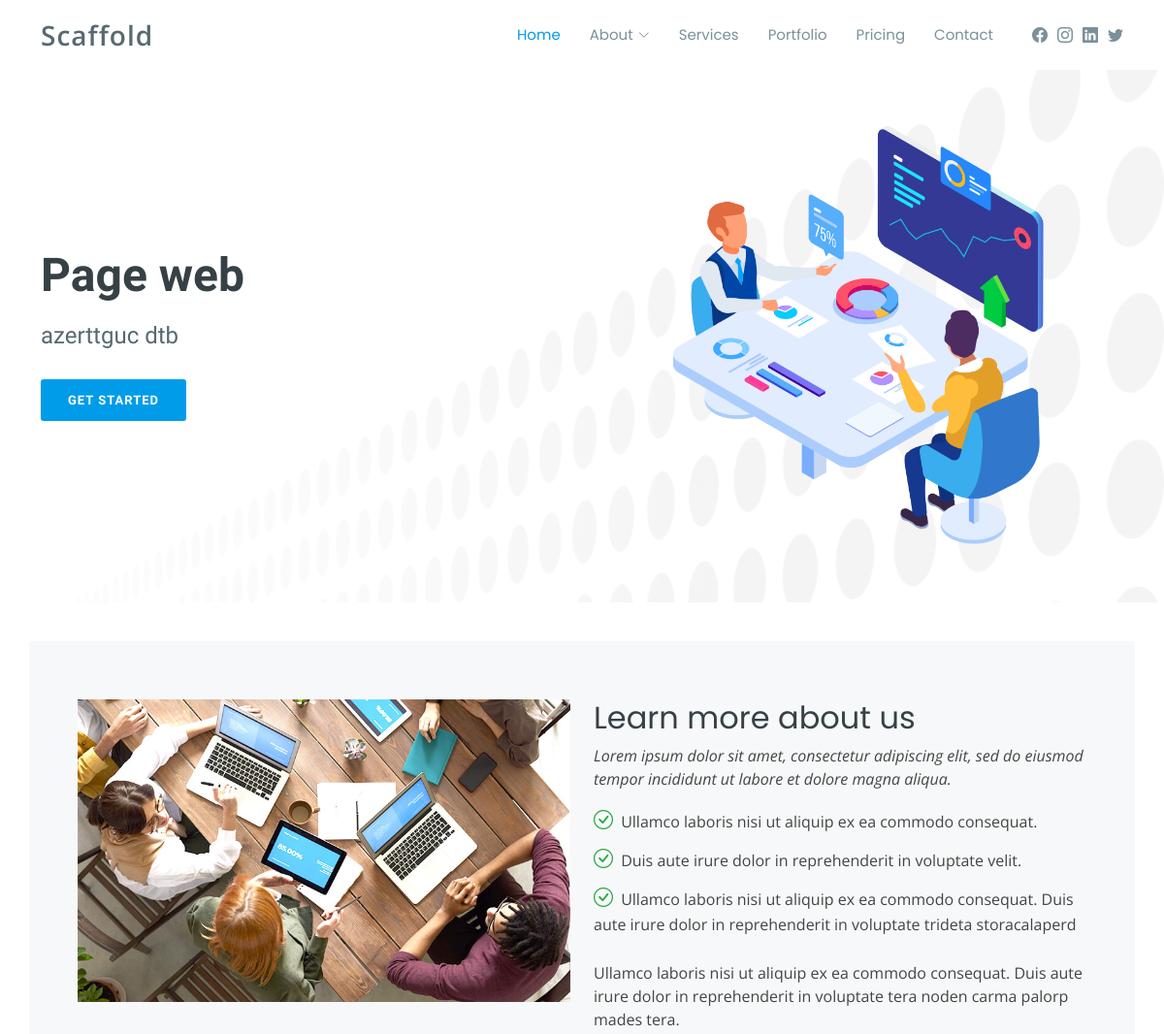
Before: / (upper part) with the older database file.
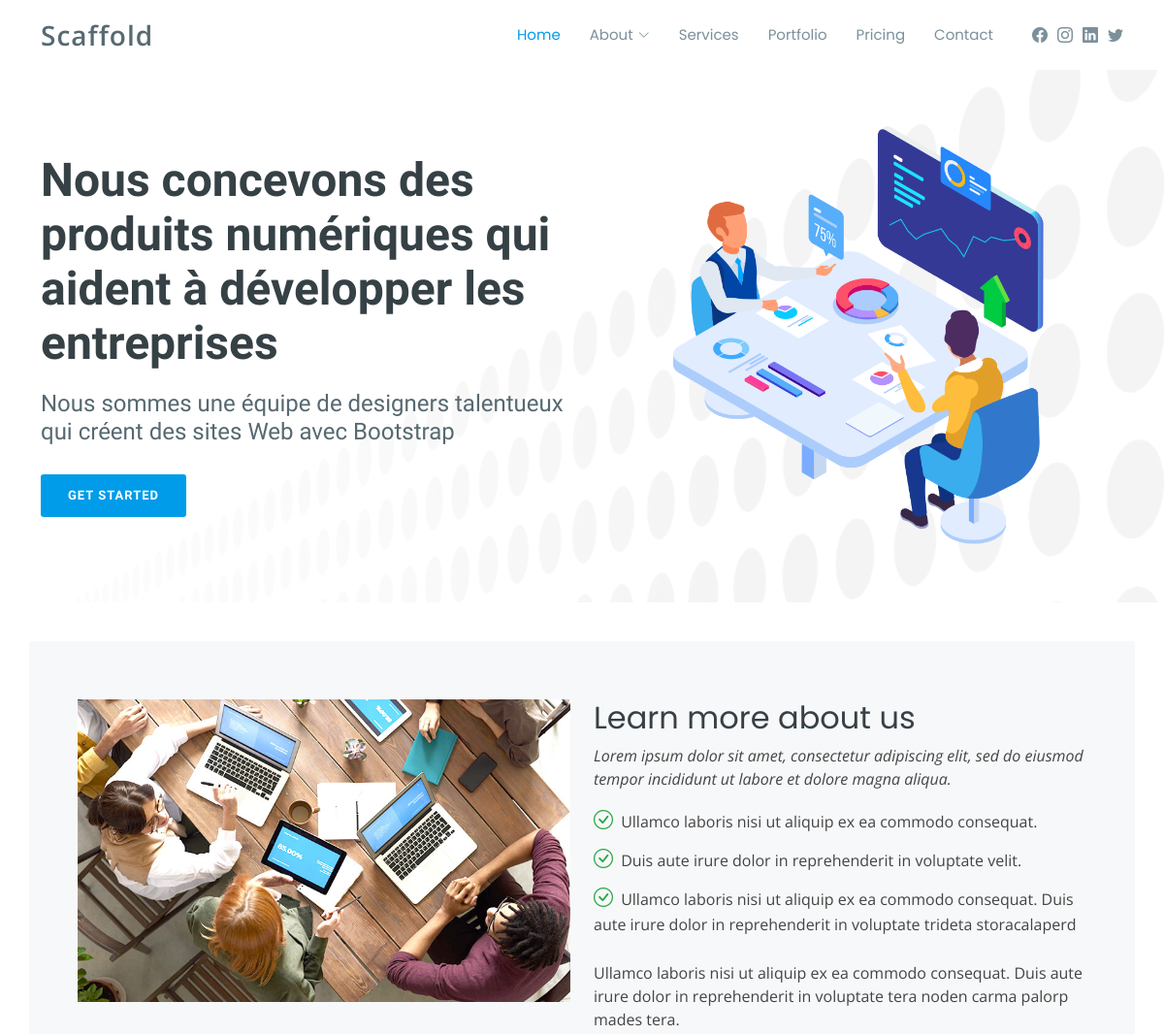
After: the same page with the newer database file.
### website/models.py (models this page shows, shortened)
class SocialIcon(models.Model):
    name = models.CharField(max_length=255)
    lien = models.CharField(max_length=255)
    icon = models.CharField(max_length=255)
    date_add = models.DateTimeField(auto_now_add=True)
    date_update = models.DateTimeField(auto_now=True)
    status = models.BooleanField(default=True)
    class Meta():
        verbose_name = 'SocialIcon'
        verbose_name_plural = 'SocialIcons'

class Banner(models.Model):
    title = models.CharField(max_length=255)
    description = models.TextField()
    picture = models.FileField()
    date_add = models.DateTimeField(auto_now_add=True)
    date_update = models.DateTimeField(auto_now=True)
    status = models.BooleanField(default=True)
    class Meta():
        verbose_name = 'Banner'
        verbose_name_plural = 'Banners'

### website/views.py (the view)
# urls.py: path('', index, name="index"),
def index(request):
    banner = models.Banner.objects.filter(status=True).first()
    projets = models_portfolio.Project.objects.filter(status=True)
    cartegories = models_portfolio.Category.objects.filter(status=True)
    return render(request, "index.html", locals())

### scafflod/context_processors.py (called while the page is built)
def my_data(request):
    sociaux = models.SocialIcon.objects.filter(status=True)
    return locals()

### templates/index.html (shortened to what this page needs)
{% extends 'base/base.html' %}
{% load static %}
{% block content %}
    <section id="hero">
      <div class="container">
        <div class="row">
          <div class="col-lg-6 pt-5 pt-lg-0 order-2 order-lg-1 d-flex flex-column justify-content-center" data-aos="fade-up">
            <div>
              <h1>{{ banner.title }}</h1>
              <h2>{{ banner.description }}</h2>
              <a href="#about" class="btn-get-started scrollto">Get Started</a>
            </div>
          </div>
          <div class="col-lg-6 order-1 order-lg-2 hero-img" data-aos="fade-left">
            <img src="{{ banner.picture.url }}" class="img-fluid" alt="">
          </div>
        </div>
      </div>
    </section>
    <main id="main">
      <section id="about" class="about">
        <div class="container">
          <div class="row">
            <div class="col-lg-6" data-aos="zoom-in">
              <img src="{% static 'assets/img/about.jpg' %}" class="img-fluid" alt="">
            </div>
            <div class="col-lg-6 d-flex flex-column justify-contents-center" data-aos="fade-left">
              <div class="content pt-4 pt-lg-0">
                <h3>Learn more about us</h3>
                <p class="fst-italic">
                  Lorem ipsum dolor sit amet, consectetur adipiscing elit, sed do eiusmod tempor incididunt ut labore et dolore
                  magna aliqua.
                </p>
                <ul>
                  <li><i class="bi bi-check-circle"></i> Ullamco laboris nisi ut aliquip ex ea commodo consequat.</li>
                  <li><i class="bi bi-check-circle"></i> Duis aute irure dolor in reprehenderit in voluptate velit.</li>
                  <li><i class="bi bi-check-circle"></i> Ullamco laboris nisi ut aliquip ex ea commodo consequat. Duis aute irure dolor in reprehenderit in voluptate trideta storacalaperd</li>
                </ul>
                <p>
                  Ullamco laboris nisi ut aliquip ex ea commodo consequat. Duis aute irure dolor in reprehenderit in voluptate tera noden carma palorp mades tera.
                </p>
              </div>
            </div>
          </div>
        </div>
      </section>
    </main>
{% endblock content %}

### templates/base/base.html (shortened to what this page needs)
{% load static %}
<!DOCTYPE html>
<html lang="en">
<head>
  <link href="{% static 'assets/vendor/aos/aos.css' %}" rel="stylesheet">
  <link href="{% static 'assets/vendor/bootstrap/css/bootstrap.min.css' %}" rel="stylesheet">
  <link href="{% static 'assets/vendor/bootstrap-icons/bootstrap-icons.css' %}" rel="stylesheet">
  <link href="{% static 'assets/vendor/boxicons/css/boxicons.min.css' %}" rel="stylesheet">
  <link href="{% static 'assets/vendor/glightbox/css/glightbox.min.css' %}" rel="stylesheet">
  <link href="{% static 'assets/vendor/swiper/swiper-bundle.min.css' %}" rel="stylesheet">
  <link href="{% static 'assets/css/style.css' %}" rel="stylesheet">
</head>
<body>
  <header id="header" class="fixed-top d-flex align-items-center">
    <div class="container d-flex align-items-center">
      <div class="logo me-auto">
        <h1><a href="{% url 'index' %}">Scaffold</a></h1>
      </div>
      <nav id="navbar" class="navbar order-last order-lg-0">
        <ul>
          <li><a class="nav-link scrollto active" href="{% url 'index' %}">Home</a></li>
          <li class="dropdown"><a href="#"><span>About</span> <i class="bi bi-chevron-down"></i></a>
          </li>
          <li><a class="nav-link scrollto" href="{% url 'index' %}#services">Services</a></li>
          <li><a class="nav-link scrollto " href="{% url 'index' %}#portfolio">Portfolio</a></li>
          <li><a class="nav-link scrollto" href="{% url 'index' %}#pricing">Pricing</a></li>
          <li><a class="nav-link scrollto" href="{% url 'index' %}#contact">Contact</a></li>
        </ul>
      </nav>
      <div class="header-social-links d-flex align-items-center">
      {% for social in sociaux %}
          <a href="{{ social.lien }}" class="twitter"><i class="{{ social.icon }}"></i></a>
      {% endfor %}
      </div>
    </div>
  </header>
  {% block content %}
  {% endblock content %}
</body>
</html>

### static/assets/css/style.css (style rules this page uses)
body { font-family: "Open Sans", sans-serif; color: #444444; }
a { color: #009cea; text-decoration: none; }
h1, h2, h3, h4, h5, h6 { font-family: "Raleway", sans-serif; }
#header { height: 72px; transition: all 0.5s; z-index: 997; transition: all 0.5s; background: #fff; }
#header .logo h1 { font-size: 28px; margin: 0; line-height: 0; font-weight: 600; letter-spacing: 1px; font-family: "Open Sans", sans-serif; }
#header .logo h1 a, #header .logo h1 a:hover { color: #576971; text-decoration: none; }
.header-social-links { margin: 0 0 0 30px; }
.header-social-links a { color: #7b909a; display: inline-block; line-height: 0px; transition: 0.3s; padding-left: 10px; }
.navbar { padding: 0; }
.navbar ul { margin: 0; padding: 0; display: flex; list-style: none; align-items: center; }
.navbar li { position: relative; }
.navbar a { display: flex; align-items: center; justify-content: space-between; padding: 10px 0 10px 30px; font-size: 15px; font-family: "Poppins", sans-serif; color: #7b909a; white-space: nowrap; transition: 0.3s; }
.navbar a i { font-size: 12px; line-height: 0; margin-left: 5px; }
.navbar a:hover, .navbar .active, .navbar li:hover > a { color: #009cea; }
#hero { width: 100%; background-image: url("../img/hero-bg.png"); background-repeat: no-repeat; background-size: contain; background-position: right top; margin-top: 70px; padding: 60px 0; }
#hero h1 { margin: 0 0 20px 0; font-size: 48px; font-weight: 700; line-height: 56px; color: #364146; }
#hero h2 { color: #576971; margin-bottom: 30px; font-size: 24px; }
#hero .btn-get-started { font-family: "Raleway", sans-serif; font-weight: 600; font-size: 13px; text-transform: uppercase; letter-spacing: 1px; display: inline-block; padding: 12px 28px; border-radius: 3px; transition: 0.5s; color: #fff; background: #009cea; }
#hero .hero-img { text-align: center; }
#hero .hero-img img { width: 70%; }
@media (min-width: 1024px) { #hero { background-attachment: fixed; } }
section { padding: 60px 0; overflow: hidden; }
.about { padding: 0; margin-top: 40px; }
.about .container { background-color: #f7f8f9; padding: 60px 50px; }
.about .content h3 { font-weight: 400; font-size: 32px; color: #364146; font-family: "Poppins", sans-serif; }
.about .content ul { list-style: none; padding: 0; }
.about .content ul li { padding-bottom: 10px; }
.about .content ul i { font-size: 20px; padding-right: 4px; color: #28a745; }
.about .content p:last-child { margin-bottom: 0; }

Changed rows visible on the page:
changed Banner: title "Page web" → "Nous concevons des produits numériques qui aident à développer les entreprises"; description "azerttguc dtb" → "Nous sommes une équipe de designers talentueux qui créent des sites Web avec Bootstrap"
